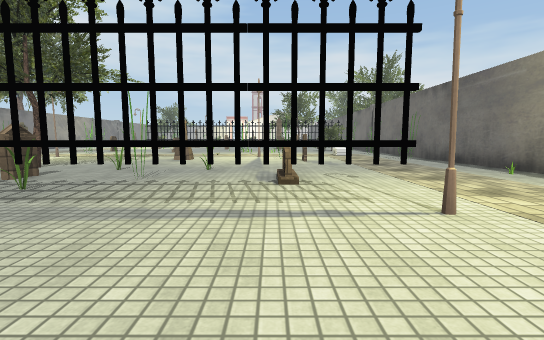
[1] (above)

20 first-person views from a walk through a Unity game level. The camera is 1.2 m above the floor, tilts 6° down and sees 85° across. The floor is counted in squares, 2 m on a side. Each view is taken from the middle of a square. On the plan, view 1 faces up. The plan holds only what a view shows up to about 9 squares ahead; the rest is blank. The place goes on beyond the plan. The player is left out. Some animated figures are left out. Some surface patterns are stand-ins.

[2]
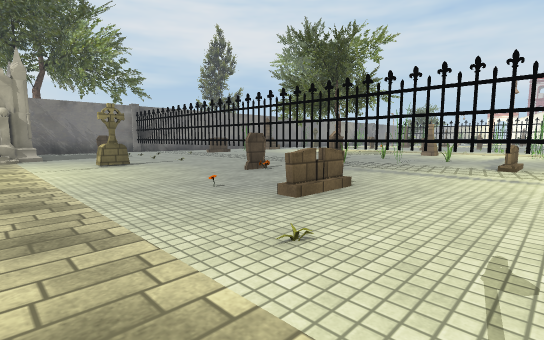

[3]
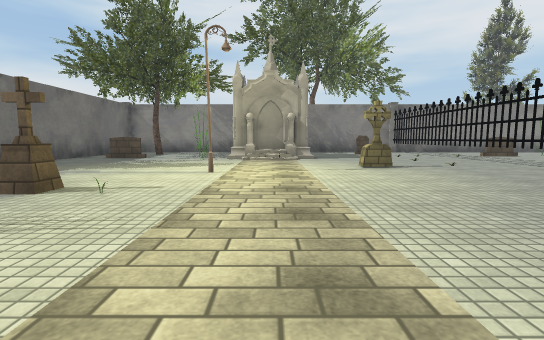

[4]
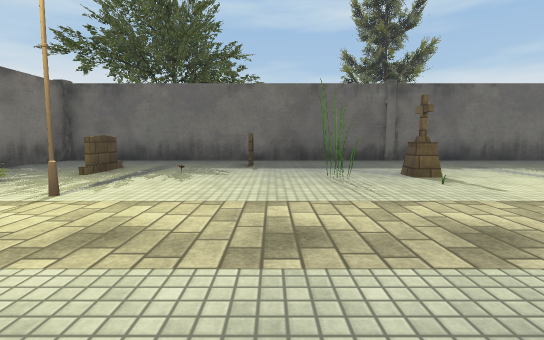

[5]
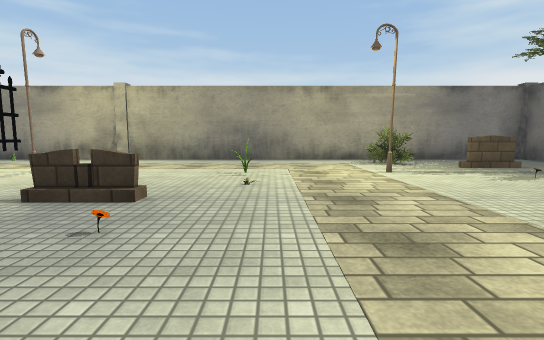

[6]
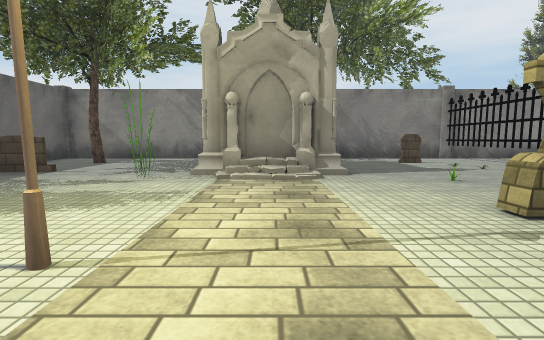

[7]
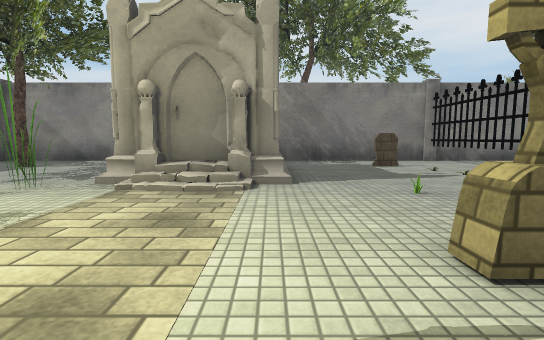

[8]
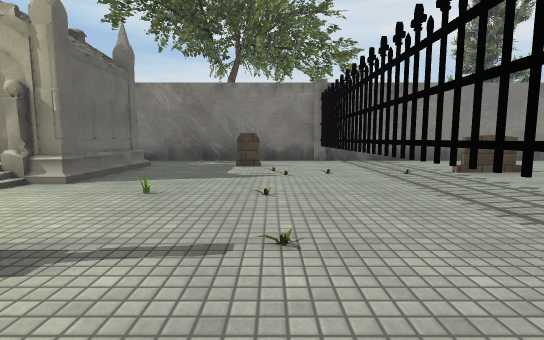

[9]
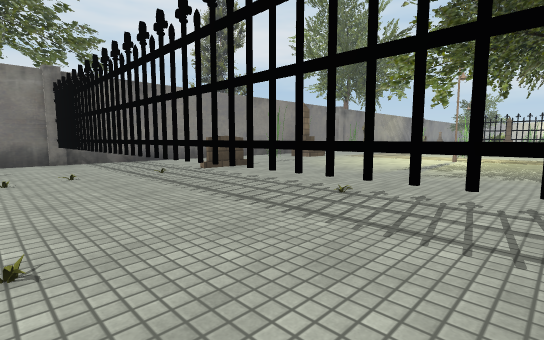

[10]
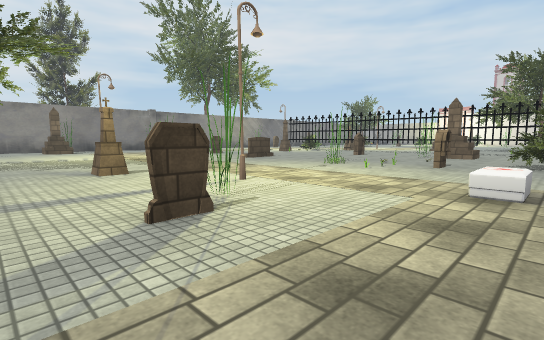

[11]
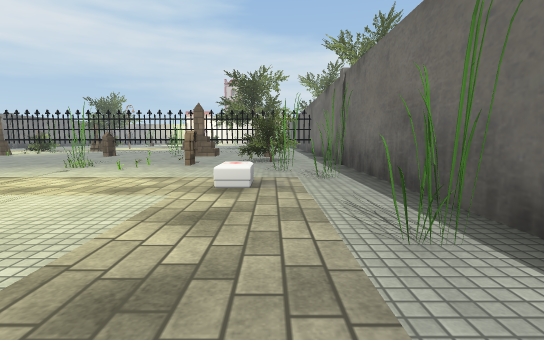

[12]
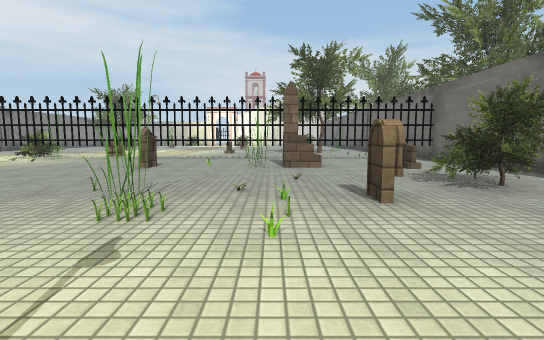

[13]
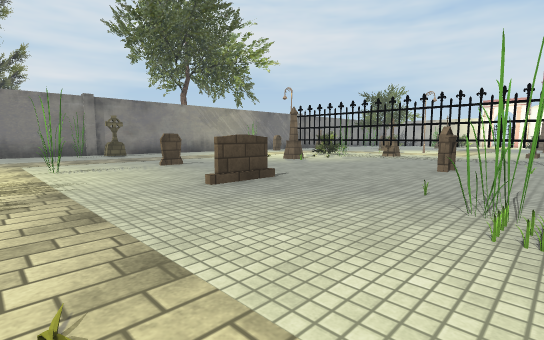

[14]
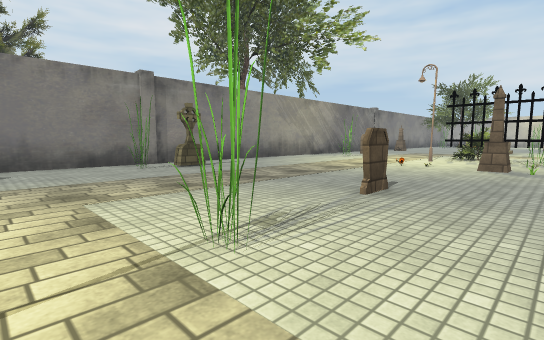

[15]
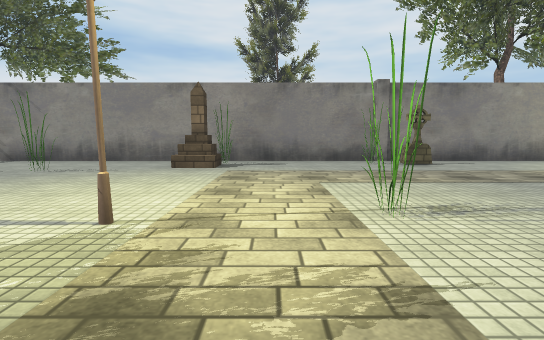

[16]
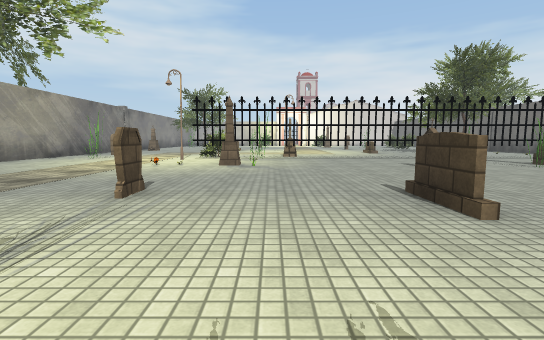

[17]
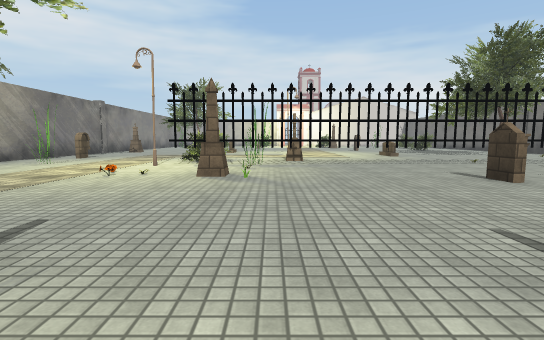

[18]
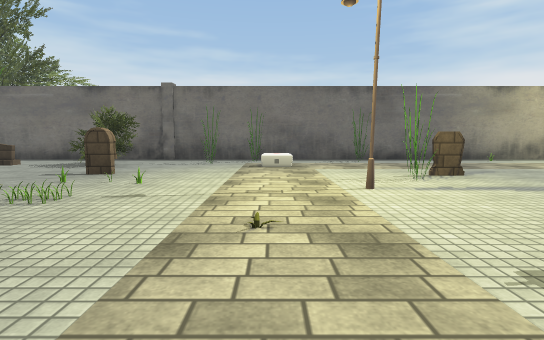

[19]
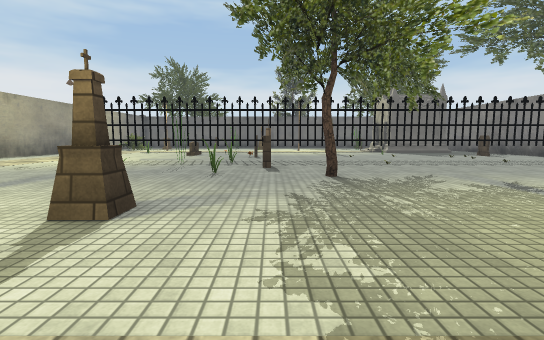

[20]
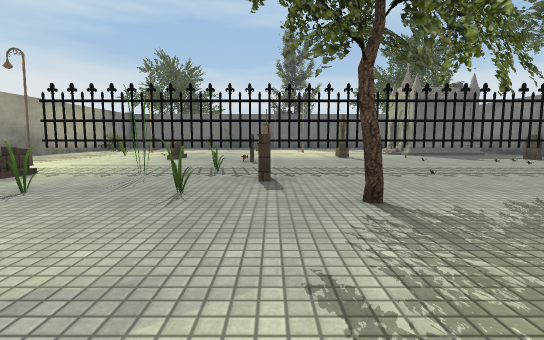

### Floor plan
Key: @ floor where view 1 was taken; # wall or solid block; x gap in a wall; . floor; / step, stairs or slope; = window, fence, low wall or low ledge; T tombstone; R tree; H thing the floor can be seen under or through; L lamp; O other object.
Columns run from 14 left of view 1 to 5 right of it. Each row starts with its distance up from view 1.
 24                RR
 23
 22 #. ... ........
 21 #.....R..T......
 20 #.O..L=#OHHxHH### ##
 19 #.......O........ .#
 18 ##...OOTO....OT/.T.#
 17 ##.........T..O/.T.#
 16 #..................#
 15 #.............O.RR.#
 14 #xO...T...T.OOOT.R.#
 13 #.T..........OO....#
 12 #......O.........O.#
 11 #...........O....OO#
 10 #.O....L......L....#
  9 #.T........T..O...O#
  8 #..............T...#
  7 #..O....R..........#
  6 #.......RR.O.O.....#
  5 #...T.....T...T...O#
  4 #......O....O.T....#
  3 #...O......O.......#
  2 #HHHOxHHHHHHHHHL...#
  1 #...O.OO...T.......#
  0 #.T...O....O.T@....#
 -1 #.......T...O......#
 -2 #..OO#........OO...#
 -3 #     .............#
 -4    OO#...L.....L...#
 -5   ...O.....OO....RR#
 -6 #..=.......T...OT..#
 -7 #...............T..#
 -8 #... T.......T.....#
 -9 #..  ..............#
-10 ####################

Where each view was taken, in squares from view 1:
view 1: 0 up, 0 right, facing up
view 2: 3 down, 1 right, facing up-left
view 3: 3 down, 0 right, facing left
view 4: 1 down, 1 left, facing down
view 5: 2 down, 4 left, facing right
view 6: 3 down, 4 left, facing left
view 7: 2 down, 5 left, facing left
view 8: 1 up, 5 left, facing left
view 9: 1 up, 5 left, facing up-left
view 10: 7 up, 3 right, facing up-left
view 11: 7 up, 3 right, facing up
view 12: 11 up, 0 right, facing up
view 13: 11 up, 1 left, facing up-left
view 14: 11 up, 6 left, facing up-left
view 15: 11 up, 5 left, facing left
view 16: 11 up, 6 left, facing up
view 17: 13 up, 6 left, facing up
view 18: 11 up, 4 left, facing right
view 19: 11 up, 4 left, facing down
view 20: 9 up, 4 left, facing down
